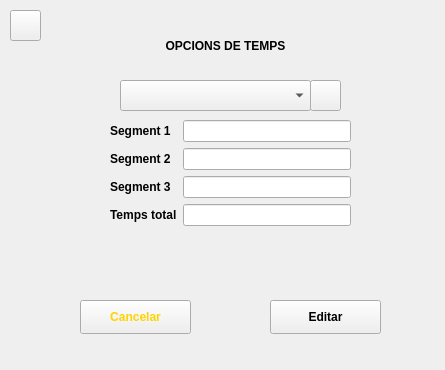
<?xml version="1.0" encoding="UTF-8"?>
<ui version="4.0">
 <class>Form</class>
 <widget class="QWidget" name="Form">
  <property name="geometry">
   <rect>
    <x>0</x>
    <y>0</y>
    <width>445</width>
    <height>370</height>
   </rect>
  </property>
  <property name="windowTitle">
   <string>Form</string>
  </property>
  <widget class="QWidget" name="formLayoutWidget">
   <property name="geometry">
    <rect>
     <x>110</x>
     <y>120</y>
     <width>241</width>
     <height>161</height>
    </rect>
   </property>
   <layout class="QFormLayout" name="formLayout">
    <item row="0" column="0">
     <widget class="QLabel" name="label_2">
      <property name="font">
       <font>
        <weight>75</weight>
        <bold>true</bold>
        <kerning>true</kerning>
       </font>
      </property>
      <property name="text">
       <string>Segment 1</string>
      </property>
     </widget>
    </item>
    <item row="1" column="0">
     <widget class="QLabel" name="label_3">
      <property name="font">
       <font>
        <weight>75</weight>
        <bold>true</bold>
       </font>
      </property>
      <property name="text">
       <string>Segment 2</string>
      </property>
     </widget>
    </item>
    <item row="2" column="0">
     <widget class="QLabel" name="label_4">
      <property name="font">
       <font>
        <weight>75</weight>
        <bold>true</bold>
       </font>
      </property>
      <property name="text">
       <string>Segment 3</string>
      </property>
     </widget>
    </item>
    <item row="3" column="0">
     <widget class="QLabel" name="label_5">
      <property name="font">
       <font>
        <weight>75</weight>
        <bold>true</bold>
       </font>
      </property>
      <property name="text">
       <string>Temps total</string>
      </property>
     </widget>
    </item>
    <item row="0" column="1">
     <widget class="QLineEdit" name="lap1_text_edit"/>
    </item>
    <item row="1" column="1">
     <widget class="QLineEdit" name="lap2_text_edit"/>
    </item>
    <item row="2" column="1">
     <widget class="QLineEdit" name="lap3_text_edit"/>
    </item>
    <item row="3" column="1">
     <widget class="QLineEdit" name="total_lap_text_edit"/>
    </item>
   </layout>
  </widget>
  <widget class="QLabel" name="label">
   <property name="geometry">
    <rect>
     <x>80</x>
     <y>20</y>
     <width>291</width>
     <height>51</height>
    </rect>
   </property>
   <property name="font">
    <font>
     <weight>75</weight>
     <bold>true</bold>
    </font>
   </property>
   <property name="text">
    <string>OPCIONS DE TEMPS</string>
   </property>
   <property name="alignment">
    <set>Qt::AlignCenter</set>
   </property>
  </widget>
  <widget class="QComboBox" name="combo_box_status">
   <property name="geometry">
    <rect>
     <x>120</x>
     <y>80</y>
     <width>191</width>
     <height>31</height>
    </rect>
   </property>
  </widget>
  <widget class="QPushButton" name="combo_box_refresh_btn">
   <property name="geometry">
    <rect>
     <x>310</x>
     <y>80</y>
     <width>31</width>
     <height>31</height>
    </rect>
   </property>
   <property name="text">
    <string/>
   </property>
  </widget>
  <widget class="QPushButton" name="edit_btn">
   <property name="geometry">
    <rect>
     <x>270</x>
     <y>300</y>
     <width>111</width>
     <height>34</height>
    </rect>
   </property>
   <property name="font">
    <font>
     <weight>75</weight>
     <bold>true</bold>
    </font>
   </property>
   <property name="text">
    <string>Editar</string>
   </property>
  </widget>
  <widget class="QPushButton" name="cancel_btn">
   <property name="geometry">
    <rect>
     <x>80</x>
     <y>300</y>
     <width>111</width>
     <height>34</height>
    </rect>
   </property>
   <property name="font">
    <font>
     <weight>75</weight>
     <bold>true</bold>
    </font>
   </property>
   <property name="styleSheet">
    <string notr="true">color: #FFD300;</string>
   </property>
   <property name="text">
    <string>Cancelar</string>
   </property>
  </widget>
  <widget class="QPushButton" name="return_btn">
   <property name="enabled">
    <bool>true</bool>
   </property>
   <property name="geometry">
    <rect>
     <x>10</x>
     <y>10</y>
     <width>31</width>
     <height>31</height>
    </rect>
   </property>
   <property name="text">
    <string/>
   </property>
  </widget>
 </widget>
 <resources/>
 <connections/>
</ui>
